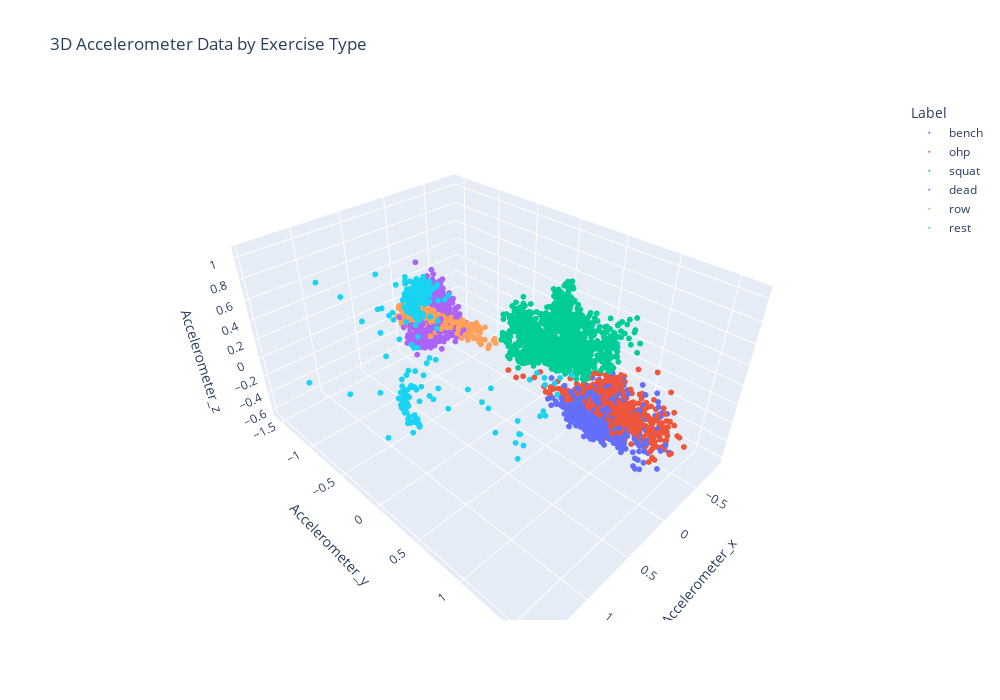

Source (notebook cell):
### Code cell
#data visualization
fig = px.scatter_3d(data, 
                    x='Accelerometer_x', 
                    y='Accelerometer_y', 
                    z='Accelerometer_z', 
                    color='Label',
                    title='3D Accelerometer Data by Exercise Type')
fig.update_traces(marker=dict(size=2))

fig.update_layout(
    width=1000,    # Set the width of the figure
    height=700,    # Set the height of the figure
)

fig.show()

### Figure 1 — Plotly figure (JSON) as saved in the notebook; plotly's stock layout.template omitted (floating-point values rounded to 4 significant figures; data arrays with more than 128 entries replaced by an {"elided": "..."} marker saying what was removed)
{"data": [{"hovertemplate": "Label=bench<br>Accelerometer_x=%{x}<br>Accelerometer_y=%{y}<br>Accelerometer_z=%{z}<extra></extra>", "legendgroup": "bench", "marker": {"color": "#636efa", "size": 2, "symbol": "circle"}, "mode": "markers", "name": "bench", "scene": "scene", "showlegend": true, "type": "scatter3d", "x": {"elided": "1665 float values"}, "y": {"elided": "1665 float values"}, "z": {"elided": "1665 float values"}}, {"hovertemplate": "Label=ohp<br>Accelerometer_x=%{x}<br>Accelerometer_y=%{y}<br>Accelerometer_z=%{z}<extra></extra>", "legendgroup": "ohp", "marker": {"color": "#EF553B", "size": 2, "symbol": "circle"}, "mode": "markers", "name": "ohp", "scene": "scene", "showlegend": true, "type": "scatter3d", "x": {"elided": "1676 float values"}, "y": {"elided": "1676 float values"}, "z": {"elided": "1676 float values"}}, {"hovertemplate": "Label=squat<br>Accelerometer_x=%{x}<br>Accelerometer_y=%{y}<br>Accelerometer_z=%{z}<extra></extra>", "legendgroup": "squat", "marker": {"color": "#00cc96", "size": 2, "symbol": "circle"}, "mode": "markers", "name": "squat", "scene": "scene", "showlegend": true, "type": "scatter3d", "x": {"elided": "1610 float values"}, "y": {"elided": "1610 float values"}, "z": {"elided": "1610 float values"}}, {"hovertemplate": "Label=dead<br>Accelerometer_x=%{x}<br>Accelerometer_y=%{y}<br>Accelerometer_z=%{z}<extra></extra>", "legendgroup": "dead", "marker": {"color": "#ab63fa", "size": 2, "symbol": "circle"}, "mode": "markers", "name": "dead", "scene": "scene", "showlegend": true, "type": "scatter3d", "x": {"elided": "1531 float values"}, "y": {"elided": "1531 float values"}, "z": {"elided": "1531 float values"}}, {"hovertemplate": "Label=row<br>Accelerometer_x=%{x}<br>Accelerometer_y=%{y}<br>Accelerometer_z=%{z}<extra></extra>", "legendgroup": "row", "marker": {"color": "#FFA15A", "size": 2, "symbol": "circle"}, "mode": "markers", "name": "row", "scene": "scene", "showlegend": true, "type": "scatter3d", "x": {"elided": "1417 float values"}, "y": {"elided": "1417 float values"}, "z": {"elided": "1417 float values"}}, {"hovertemplate": "Label=rest<br>Accelerometer_x=%{x}<br>Accelerometer_y=%{y}<br>Accelerometer_z=%{z}<extra></extra>", "legendgroup": "rest", "marker": {"color": "#19d3f3", "size": 2, "symbol": "circle"}, "mode": "markers", "name": "rest", "scene": "scene", "showlegend": true, "type": "scatter3d", "x": {"elided": "1110 float values"}, "y": {"elided": "1110 float values"}, "z": {"elided": "1110 float values"}}], "layout": {"height": 700, "legend": {"title": {"text": "Label"}, "tracegroupgap": 0}, "scene": {"aspectmode": "auto", "aspectratio": {"x": 0.999, "y": 1.382, "z": 0.724}, "domain": {"x": [0, 1], "y": [0, 1]}, "xaxis": {"title": {"text": "Accelerometer_x"}, "type": "linear"}, "yaxis": {"title": {"text": "Accelerometer_y"}, "type": "linear"}, "zaxis": {"title": {"text": "Accelerometer_z"}, "type": "linear"}}, "title": {"text": "3D Accelerometer Data by Exercise Type"}, "width": 1000}}
